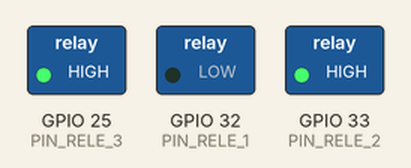
A sketch run on a simulated ESP32. Parts: switched loads named in the sketch (green lamp = pin HIGH). Wiring (inferred from the names in the program): DS3231 clock at I2C address 0x68. The local clock reads 2024-03-15 10:24:30 at power-on unless the sketch sets it; what the sketch prints to the serial monitor is not drawn.

Above: at 2.1 s.
At 4.1 s:
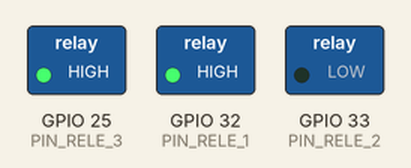
At 6.1 s:
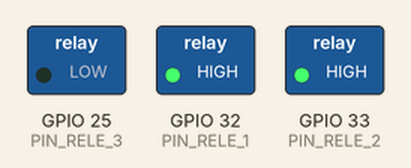
At 8.1 s:
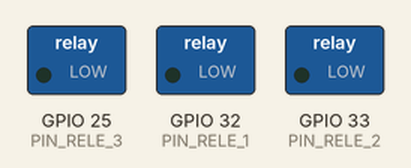
At 10.1 s:
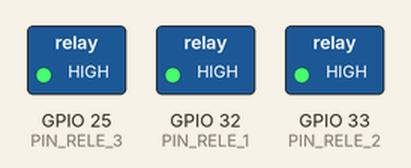
Timing chart, 0 to 14.1 s (numbered marks = the images above):
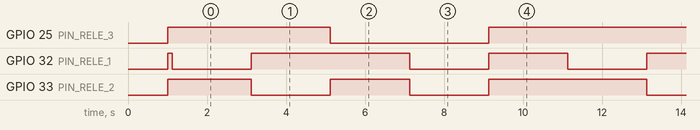

Measured:
- by itself, GPIO 25 (PIN_RELE_3): alternates HIGH for 6.0 s and LOW for 4.0 s
- by itself, GPIO 32 (PIN_RELE_1): repeats every 10.0 s: HIGH 4.0 s, LOW 2.0 s, HIGH 2.0 s, LOW 2.0 s
- by itself, GPIO 33 (PIN_RELE_2): repeats every 10.0 s: HIGH 2.0 s, LOW 2.0 s, HIGH 4.0 s, LOW 2.0 s

The sketch:

esp32_teste_reles_rtc.ino
```cpp
/*
  =============================================================================
  TESTE DE 3 RELÉS (COOLERS / CARGAS) + RTC DS3231 NO ESP32
  =============================================================================
  - Hardware:
      * Relé 1 ➔ GPIO 32
      * Relé 2 ➔ GPIO 33
      * Relé 3 ➔ GPIO 25
      * RTC DS3231 ➔ I2C (SDA = GPIO 21, SCL = GPIO 22)
  - Lógica do Módulo de Relé (Active-LOW):
      * LOW  (0V)  ➔ Relé LIGA (LED acende, contato fecha)
      * HIGH (3.3V)➔ Relé DESLIGA
  =============================================================================
*/

#include <Arduino.h>
#include <Wire.h>

#define PIN_RELE_1 32  // Relé 1
#define PIN_RELE_2 33  // Relé 2
#define PIN_RELE_3 25  // Relé 3

#define I2C_SDA 21
#define I2C_SCL 22
#define RTC_I2C_ADDRESS 0x68

const bool RELE_ATIVO_LOW = true;

void ligarRele(int pino) {
  digitalWrite(pino, RELE_ATIVO_LOW ? LOW : HIGH);
}

void desligarRele(int pino) {
  digitalWrite(pino, RELE_ATIVO_LOW ? HIGH : LOW);
}

uint8_t bcdToDec(uint8_t val) { return ((val / 16 * 10) + (val % 16)); }

bool lerHoraRTC(char* buffer, size_t maxLen) {
  Wire.beginTransmission(RTC_I2C_ADDRESS);
  Wire.write(0x00);
  if (Wire.endTransmission() != 0) {
    snprintf(buffer, maxLen, "RTC Offline");
    return false;
  }

  Wire.requestFrom(RTC_I2C_ADDRESS, 7);
  if (Wire.available() >= 7) {
    int seg  = bcdToDec(Wire.read() & 0x7F);
    int min  = bcdToDec(Wire.read());
    int hora = bcdToDec(Wire.read() & 0x3F);
    Wire.read();
    int dia  = bcdToDec(Wire.read());
    int mes  = bcdToDec(Wire.read());
    int ano  = bcdToDec(Wire.read()) + 2000;

    snprintf(buffer, maxLen, "%02d/%02d/%04d %02d:%02d:%02d", dia, mes, ano, hora, min, seg);
    return true;
  }
  return false;
}

void setup() {
  Serial.begin(115200);
  delay(1000);

  Serial.println("\n=======================================================");
  Serial.println("     TESTE DE BANCADA: 3 RELÉS (D32, D33, D25) + RTC   ");
  Serial.println("=======================================================");

  pinMode(PIN_RELE_1, OUTPUT);
  pinMode(PIN_RELE_2, OUTPUT);
  pinMode(PIN_RELE_3, OUTPUT);
  desligarRele(PIN_RELE_1);
  desligarRele(PIN_RELE_2);
  desligarRele(PIN_RELE_3);

  Wire.begin(I2C_SDA, I2C_SCL);
  delay(100);

  char rtcHora[35];
  if (lerHoraRTC(rtcHora, sizeof(rtcHora))) {
    Serial.printf("⏰ RTC DS3231 Conectado! Horário: %s\n", rtcHora);
  } else {
    Serial.println("⚠️ RTC DS3231 não detectado na I2C.");
  }

  Serial.println("=======================================================");
  Serial.println("Iniciando ciclo dos 3 Relés...\n");
}

void loop() {
  char rtcHora[35];

  // --- PASSO 1: LIGA APENAS RELÉ 1 (D32) ---
  lerHoraRTC(rtcHora, sizeof(rtcHora));
  Serial.printf("[%s] 🟢 LIGANDO RELÉ 1 (D32) por 2 segundos...\n", rtcHora);
  ligarRele(PIN_RELE_1);
  desligarRele(PIN_RELE_2);
  desligarRele(PIN_RELE_3);
  delay(2000);

  // --- PASSO 2: LIGA APENAS RELÉ 2 (D33) ---
  lerHoraRTC(rtcHora, sizeof(rtcHora));
  Serial.printf("[%s] 🔵 LIGANDO RELÉ 2 (D33) por 2 segundos...\n", rtcHora);
  desligarRele(PIN_RELE_1);
  ligarRele(PIN_RELE_2);
  desligarRele(PIN_RELE_3);
  delay(2000);

  // --- PASSO 3: LIGA APENAS RELÉ 3 (D25) ---
  lerHoraRTC(rtcHora, sizeof(rtcHora));
  Serial.printf("[%s] 🟡 LIGANDO RELÉ 3 (D25) por 2 segundos...\n", rtcHora);
  desligarRele(PIN_RELE_1);
  desligarRele(PIN_RELE_2);
  ligarRele(PIN_RELE_3);
  delay(2000);

  // --- PASSO 4: LIGA OS 3 RELÉS JUNTOS ---
  lerHoraRTC(rtcHora, sizeof(rtcHora));
  Serial.printf("[%s] ⚡ LIGANDO OS 3 RELÉS JUNTOS por 2 segundos...\n", rtcHora);
  ligarRele(PIN_RELE_1);
  ligarRele(PIN_RELE_2);
  ligarRele(PIN_RELE_3);
  delay(2000);

  // --- PASSO 5: DESLIGA TUDO (PAUSA) ---
  lerHoraRTC(rtcHora, sizeof(rtcHora));
  Serial.printf("[%s] ⚪ DESLIGANDO TUDO por 2 segundos (pausa)...\n\n", rtcHora);
  desligarRele(PIN_RELE_1);
  desligarRele(PIN_RELE_2);
  desligarRele(PIN_RELE_3);
  delay(2000);
}
```
